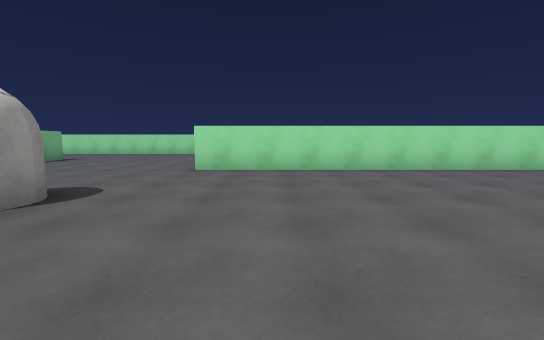
View 1 (above)

23 first-person views from a walk through a 3-D level made in the Unity game engine. The camera is 1.3 m above the floor, tilts 6° down and sees 90° across. The floor is counted in squares, 2 m on a side. Each view is taken from the middle of a square. On the plan, view 1 faces up. The plan holds only what a view shows up to about 9 squares ahead; the rest is blank. The player character is not drawn. Door leaves are left out, so doorways stand open. Surface patterns are stand-ins for the level's own textures.

View 2
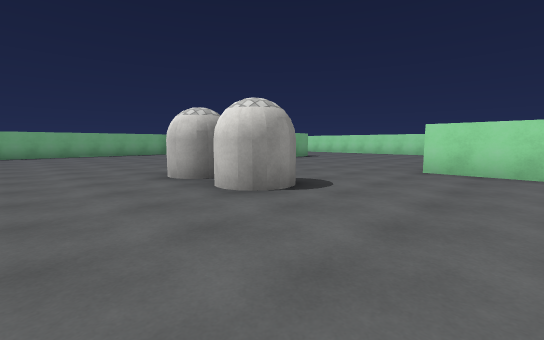

View 3
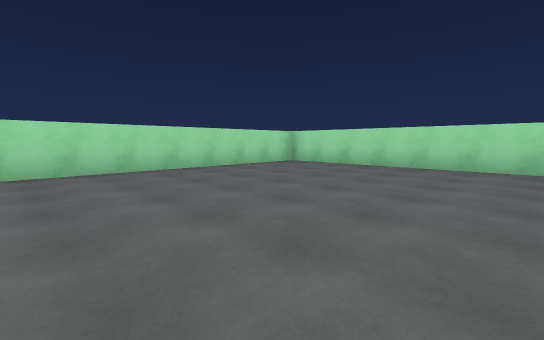

View 4
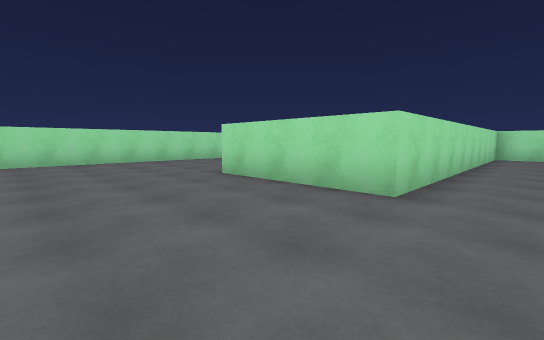

View 5
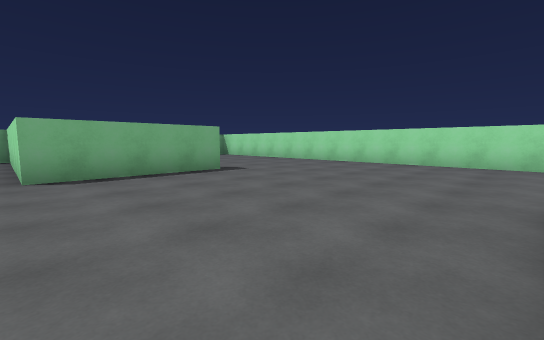

View 6
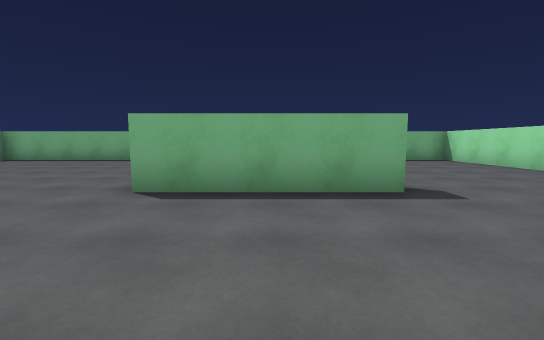

View 7
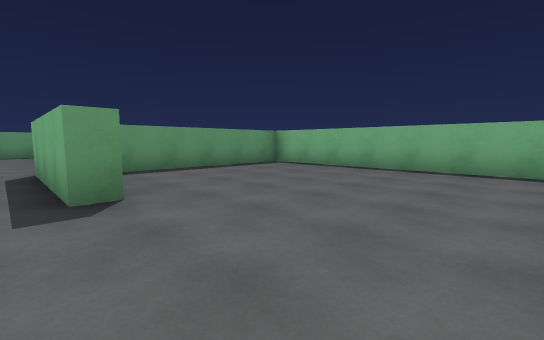

View 8
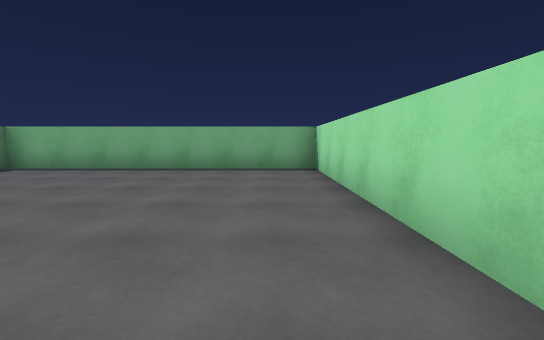

View 9
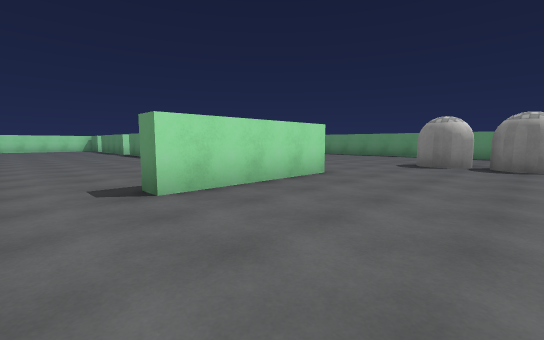

View 10
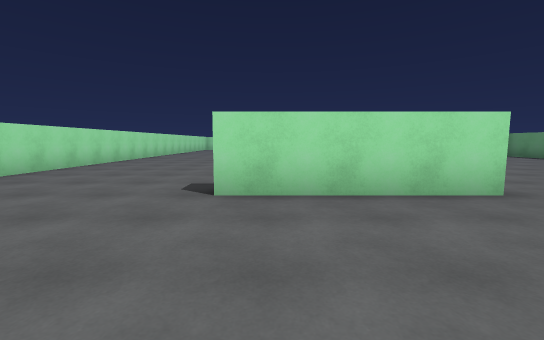

View 11
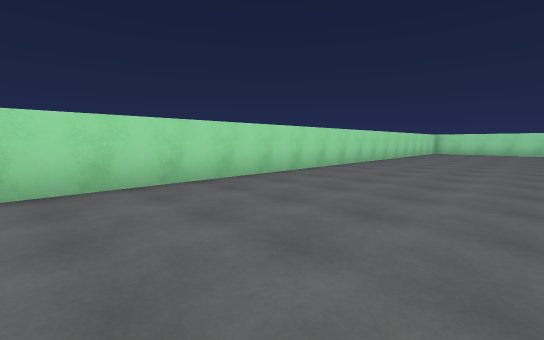

View 12
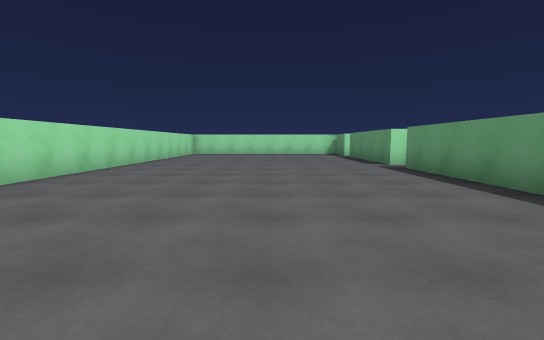

View 13
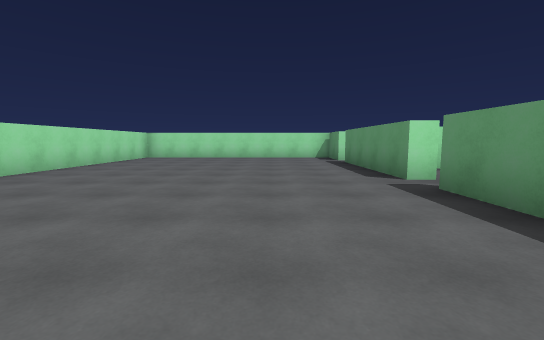

View 14
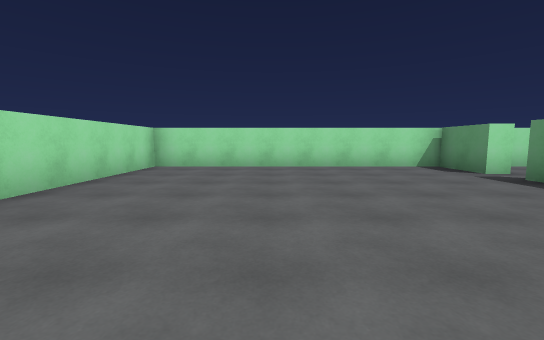

View 15
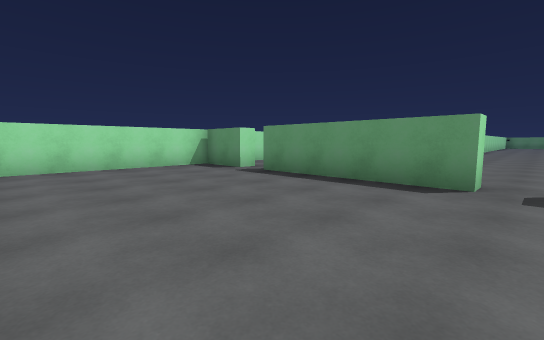

View 16
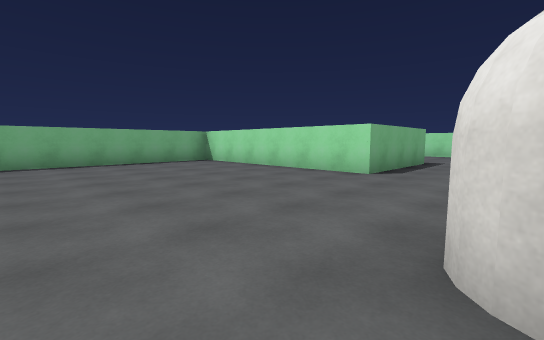

View 17
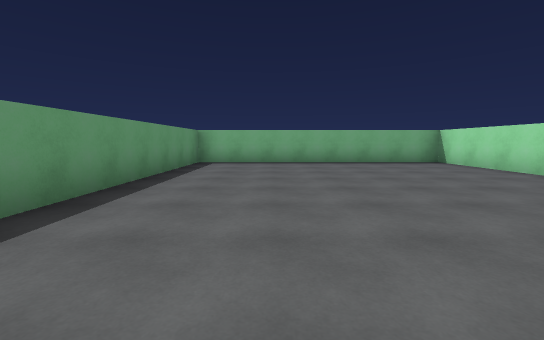

View 18
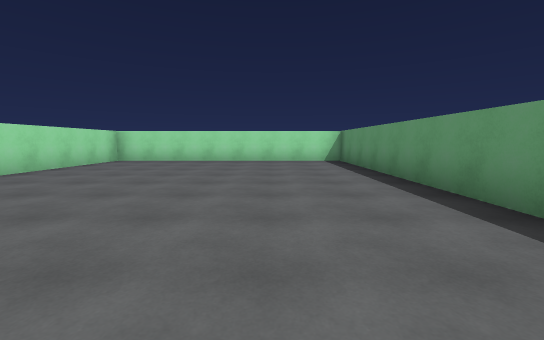

View 19
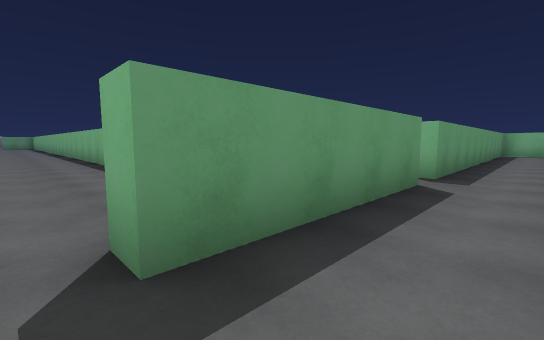

View 20
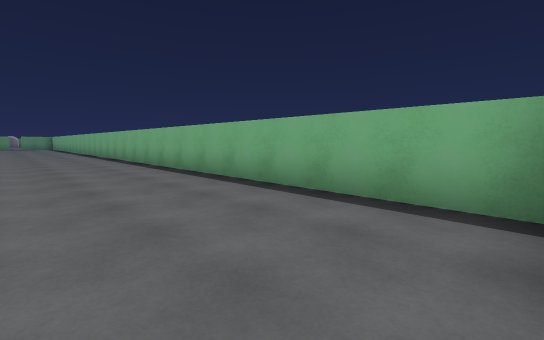

View 21
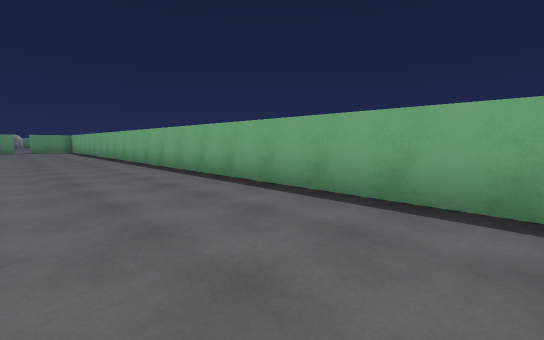

View 22
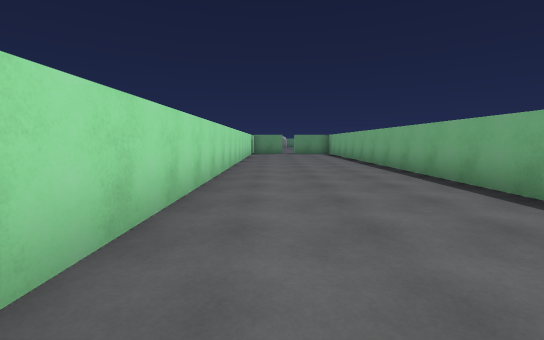

View 23
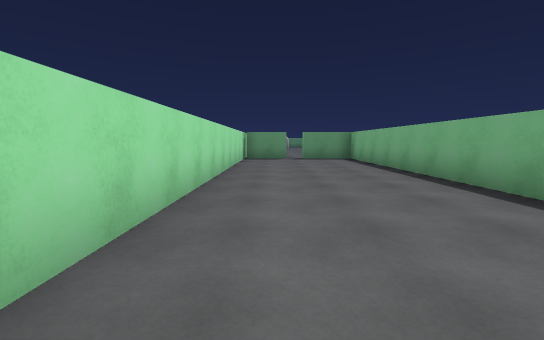

### Floor plan
Points are (right, up) in squares from view 1. A wall is a line through its corners. A room is listed if a view was taken in it or the views show most of it. See-through windows are left out.
Room 1 (views 1, 2, 3, 4, 5, 6, 7, 8, 9, 10, 11, 12, 13, 14, 15, 16, 17, 18, 19)
walls: (2.5, 6.7) (8.8, 6.7); (0.2, -1.3) (7, -1.3); (-8, 9.7) (-7.4, 9.7) (-7.4, 6.2) (-13.5, 6.2) (-13.5, -1.3) (-7.2, -1.3); (7.1, 6.2) (-1.8, 6.2) (-1.8, 9.7) (-1.2, 9.7); (7.2, 0) (7.2, 5.8); (9.6, 6.1) (9.6, 6.7) (13.6, 6.7); (14.4, 6.7) (16.1, 6.7) (16.1, 14) (-13.5, 14) (-13.5, 6.7) (-8.8, 6.7)
ways out: open door at (14, 6) to room 2; open door at (9, 6)
Room 2 (views 20, 21, 22, 23)
walls: (16.1, 4.2) (16.1, 4.9); (16.1, -19.9) (16.1, -8); (14.4, 6.1) (14.4, 6.7); (12, 6.1) (12, -20.1); (13.6, 6.7) (13.6, 6.1)
ways out: open door at (14, 6) to room 1

Positions as (right, up) in squares from view 1, and headings:
1: (0, 0), facing up
2: (0, 0), facing up-left
3: (0, 0), facing up-right
4: (-5, 5), facing up-right
5: (-2, 6), facing up-left
6: (-4, 8), facing left
7: (-7, 13), facing down-left
8: (-7, 13), facing left
9: (-5, 11), facing down-right
10: (-5, 9), facing right
11: (0, 10), facing up-right
12: (2, 10), facing right
13: (5, 9), facing right
14: (9, 11), facing right
15: (9, 11), facing down-right
16: (-5, 1), facing up-left
17: (-5, 1), facing left
18: (-2, 1), facing right
19: (14, 8), facing down-left
20: (15, 6), facing down-left
21: (15, -2), facing down-left
22: (15, -7), facing down
23: (15, -11), facing down
